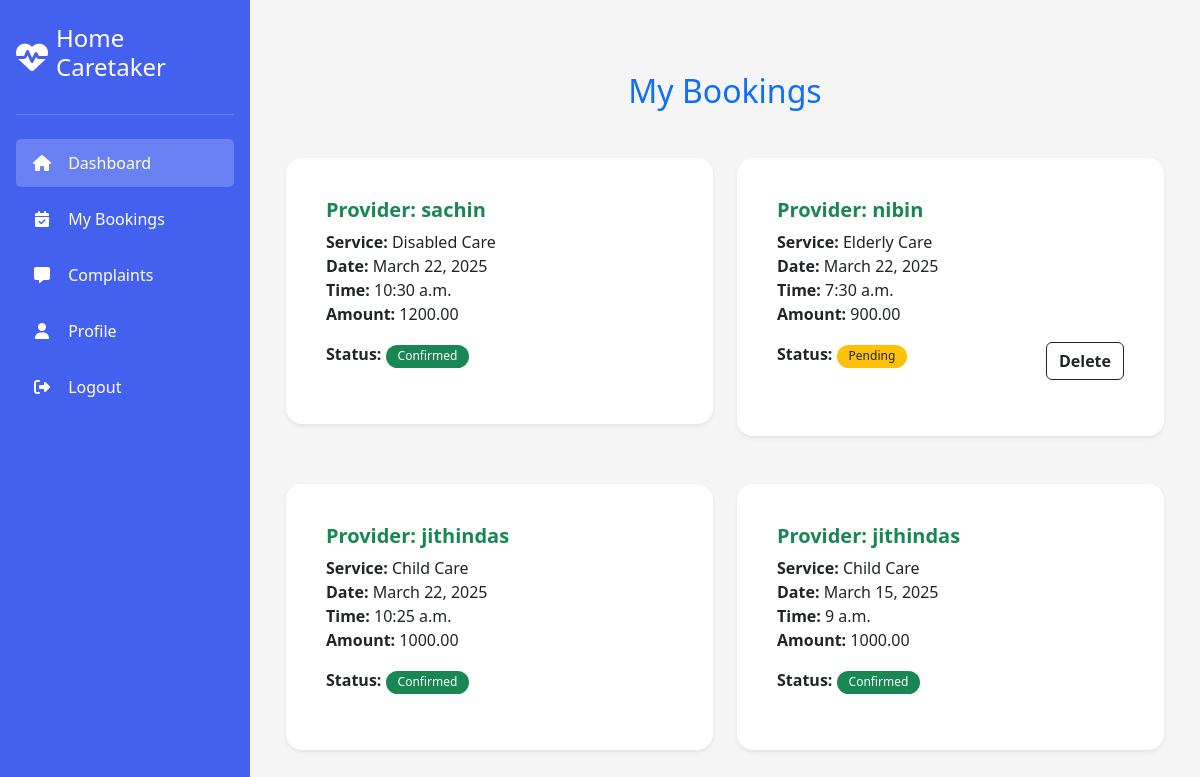
Page /user/user_bookings/ (signed in) on the committed database.
### admins/models.py (models this page shows, shortened)
class Booking_Model(models.Model):
    STATUS_CHOICES = [
        ('pending', 'Pending'),
        ('confirmed', 'Confirmed'),
        ('cancelled', 'Cancelled'),
    ]
    customer = models.ForeignKey(User, on_delete=models.CASCADE, related_name='customer_bookings')
    provider = models.ForeignKey(User, on_delete=models.CASCADE, related_name='provider_bookings')
    booking_date = models.DateField(default=timezone.now)
    booking_time = models.TimeField(default=timezone.now)
    status = models.CharField(max_length=20, choices=STATUS_CHOICES, default='pending')
    created_at = models.DateTimeField(auto_now_add=True)
    updated_at = models.DateTimeField(auto_now=True)

class User(AbstractUser):
    user_type = models.CharField(max_length=20, choices=[
        ('customer', 'Customer'),
        ('service_provider', 'Service Provider')
    ])

class Services_Model(models.Model):
    name=models.CharField(max_length=250)

### user/views.py (the view)
# urls.py: path('user_bookings/', User_Booking_List_View.as_view(), name='user_bookings'),
class User_Booking_List_View(LoginRequiredMixin, View):
    def get(self, request):
        bookings = Booking_Model.objects.filter(customer=request.user).order_by('-created_at')
        for booking in bookings:
            service = Provider_Services_Model.objects.filter(provider=booking.provider).first()
            booking.service_amount = service.amount if service else 0
            booking.service_name = service.service.name if service and service.service else "N/A"
        return render(request, 'user_bookings.html', {'bookings': bookings})

### user/templates/user_bookings.html (shortened to what this page needs)
{% extends 'user.html' %}
{% block content %}
<div class="container mt-5">
    <h2 class="text-center mb-5 text-primary">My Bookings</h2>
    {% if bookings %}
    <div class="row row-cols-1 row-cols-md-2 g-4">
        {% for booking in bookings %}
        <div class="col">
            <div class="card shadow-sm border-0 rounded-4">
                <div class="card-body">
                    <h5 class="card-title text-success">
                         Provider: {{ booking.provider.username }}
                    </h5>
                    <p class="card-text">
                        <strong>Service:</strong> {{ booking.service_name }} <br>
                        <strong>Date:</strong> {{ booking.booking_date }} <br>
                        <strong>Time:</strong> {{ booking.booking_time }} <br>
                        <strong>Amount:</strong> {{ booking.service_amount }} <br>
                    <div class="d-flex justify-content-between">
                        <div><strong>Status:</strong>
                            {% if booking.status == 'pending' %}
                            <span class="badge bg-warning text-dark">Pending</span>
                            {% elif booking.status == 'confirmed' %}
                            <span class="badge bg-success">Confirmed</span>
                            {% elif booking.status == 'cancelled' %}
                            <span class="badge bg-danger">Cancelled</span>
                            {% endif %}
                        </div>
                        {% if booking.status == 'pending' %}
                        <a class="btn btn-outline-dark" href="{% url 'booking_delete' booking.id %}"><b>Delete</b></a>
                        {% endif %}
                    </div>
                    </p>
                </div>
            </div>
        </div>
        {% endfor %}
    </div>
    {% else %}
    <p class="text-center text-muted">No bookings found.</p>
    {% endif %}
</div>
{% endblock %}

### user/templates/user.html (style rules this page uses)
:root { --primary: #4361ee; --secondary: #3f37c9; --success: #4cc9f0; --danger: #f72585; --warning: #f8961e; --info: #4895ef; --light: #f8f9fa; --dark: #212529; --gray: #adb5bd; }
* { margin: 0; padding: 0; box-sizing: border-box; font-family: 'Segoe UI', Tahoma, Geneva, Verdana, sans-serif; }
body { background-color: #f5f5f5; color: var(--dark); }
.card { background-color: white; border-radius: 10px; padding: 1.5rem; box-shadow: 0 4px 6px rgba(0, 0, 0, 0.05); margin-bottom: 1.5rem; }
.card-title { font-size: 1.25rem; font-weight: 600; }
.badge { padding: 0.35rem 0.75rem; border-radius: 50px; font-size: 0.75rem; font-weight: 500; }

### rows in the picture
Booking_Model: provider.username "sachin", service_name "Disabled Care", booking_date "March 22, 2025", booking_time "10:30 a.m.", service_amount "1200.00", status "Confirmed"
Booking_Model: provider.username "nibin", service_name "Elderly Care", booking_date "March 22, 2025", booking_time "7:30 a.m.", service_amount "900.00", status "Pending"
Booking_Model: provider.username "jithindas", service_name "Child Care", booking_date "March 22, 2025", booking_time "10:25 a.m.", service_amount "1000.00", status "Confirmed"
Booking_Model: provider.username "jithindas", service_name "Child Care", booking_date "March 15, 2025", booking_time "9 a.m.", service_amount "1000.00", status "Confirmed"
